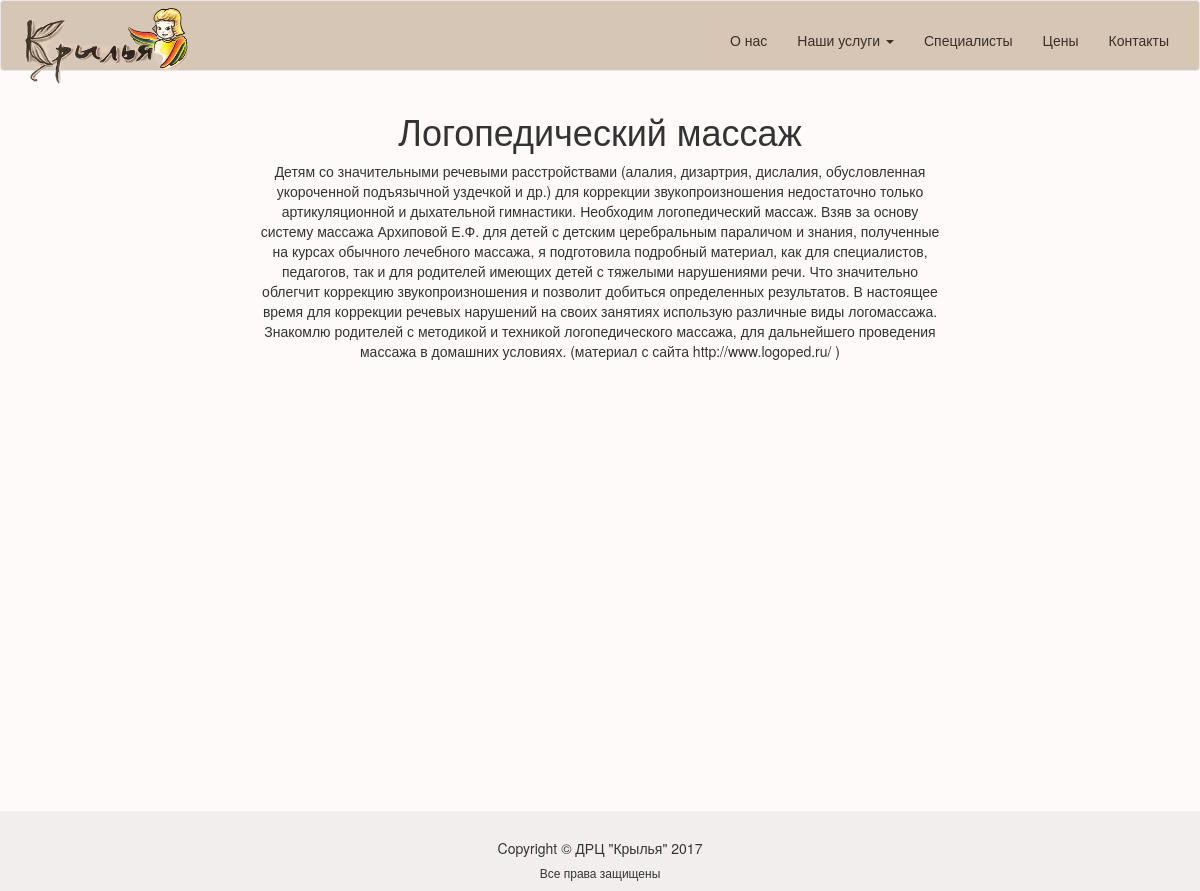
/methodics/2/, run on an earlier commit of the app's database.
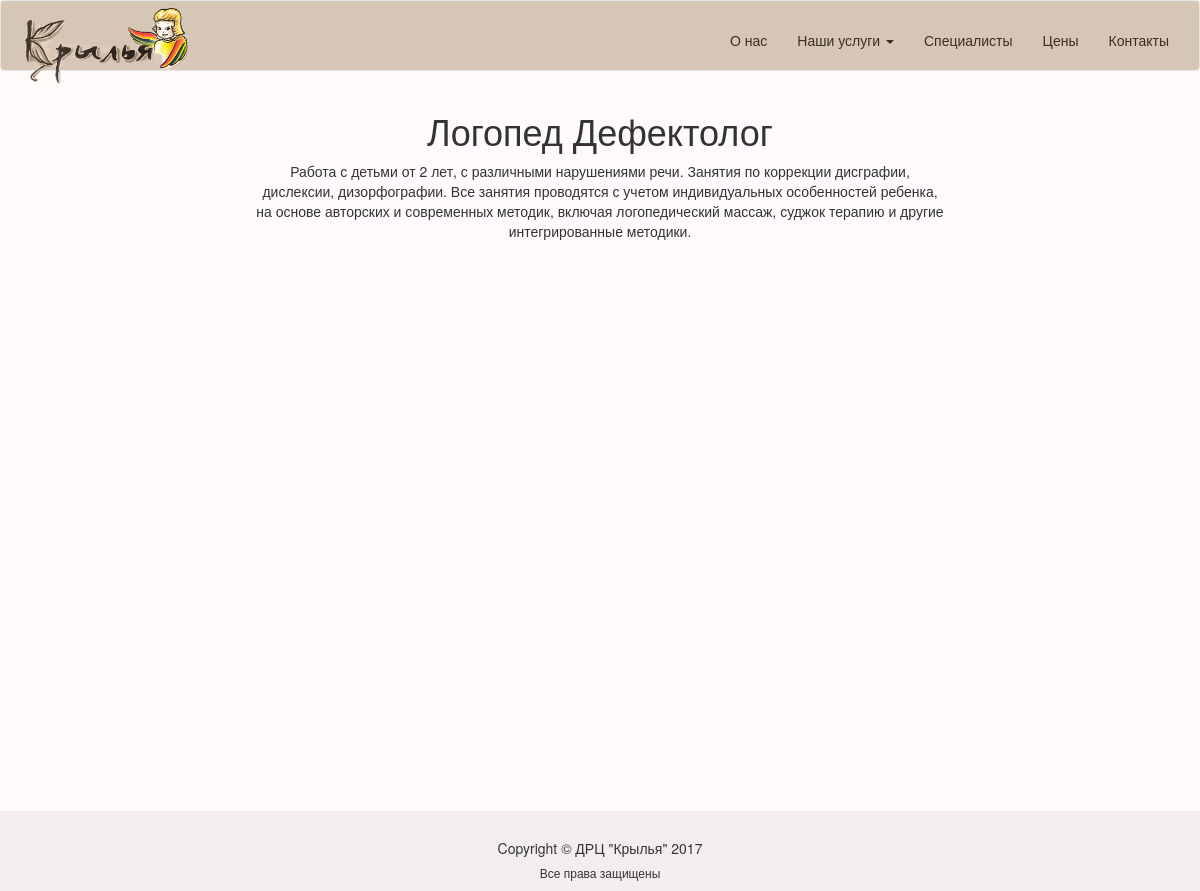
And on a later commit of the database.
### methodics/models.py (models this page shows, shortened)
class Methodics(models.Model):
    name = models.CharField(max_length=200,verbose_name='Название методики', blank=True, null=True)
    slug = models.SlugField(max_length=200,unique = True, default='', blank=True, null=True)
    img = models.ImageField(upload_to='methodics',blank=True,null=True)
    desc = models.TextField(verbose_name='Описание',blank=True, null=True)
    active = models.BooleanField(verbose_name='Использовать', default=True)
    class Meta:
        verbose_name = u'Наши услуги'
        verbose_name_plural = u'Наши услуги'

### portal/views.py (the view)
# urls.py: url(r'^methodics/(?P<pk>\d+)/$', MethodicDetail.as_view(), name='methodics'),
class MethodicDetail(DetailView):
    model = Methodics
    context_object_name = 'meth'
    template_name = 'methodics/methodics.html'

### portal/context_processors.py (called while the page is built)
def consultation(request):
    return {'consultation_list': ServicePrice.objects.filter(active=True, consult=True)}

def methodics(request):
    return {'methodic_list':Methodics.objects.filter(active=True)}

def about(request):
    return dict(about=About.objects.filter(active=True).last())

def news(request):
    return {'news_list': News.objects.filter(active=True)}

def time(request):
    return {'time': datetime.now()}

### templates/methodics/methodics.html (shortened to what this page needs)
{% extends 'base.html' %}
{% block content %}
    <div class="col-md-12 text-center">
        <h1>  {{meth.name}} </h1>
        {% if meth.img %}
        <div class="row">
            <div class="col-md-5">
                {{meth.desc}}
            </div>
            <div class="col-md-7">
                <img class="img-responsive" src="{{meth.img.url}}" alt="">
            </div>
        </div>
        {% else %}
        <p> {{meth.desc}}  </p>
        {% endif %}
    </div>
{% endblock %}

What changed in the data, as far as the page shows it:
changed Methodics: name "Логопедический массаж" → "Логопед Дефектолог"; desc "Детям со значительными речевыми расстройствами (алалия, дизартрия, дислалия, обусловленная укороченной подъязычной уздечкой и др.) для коррекции звукопроизношения недостаточно только артикуляционной и дыхательной гимнастики. Необходим логопедический массаж. Взяв за основу систему массажа Архиповой Е.Ф. для детей с детским церебральным параличом и знания, полученные на курсах обычного лечебного массажа, я подготовила подробный материал, как для специалистов, педагогов, так и для родителей имеющих детей с тяжелыми нарушениями речи. Что значительно облегчит коррекцию звукопроизношения и позволит добиться определенных результатов. В настоящее время для коррекции речевых нарушений на своих…" → "Работа с детьми от 2 лет, с различными нарушениями речи. Занятия по коррекции дисграфии, дислексии, дизорфографии. Все занятия проводятся с учетом индивидуальных особенностей ребенка, на основе авторских и современных методик, включая логопедический массаж, суджок терапию и другие интегрированные методики."
